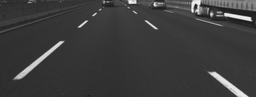
#> input picture task1/lane.png, 256 x 97 px, shrunk from 668 x 254 before the run
$ python Models.py
#> lines starting #> are read from the running program, lines starting #| are printed output that depends on the picture
### task1/Parts.py
import numpy as np
import matplotlib.pyplot as plt
import pandas as pd
import random
import cv2

## Task 0. Implement a function that convolves image with a given kernel
def conv(image, kernel):

    image_h = image.shape[0]
    image_w = image.shape[1]

    kernel_h = kernel.shape[0]
    kernel_w = kernel.shape[1]

    h = kernel_h // 2
    w = kernel_w // 2

    image_conv = np.zeros(image.shape)

    for i in range(h, image_h - h):
        for j in range(w, image_w - w):
            Sum = 0
            for m in range(kernel_h):
                for n in range(kernel_w):
                    Sum += kernel[m][n] * image[i - h + m][j - w + n]
            image_conv[i][j] = Sum
    return image_conv


# Task 2. Thresholding the edge images.
def thresholding(image):
    value = []
    for x in range(image.shape[0]):
        for y in range(image.shape[1]):
            value.append(image[x, y])
    value = pd.Series(sorted(value))
    threshold = value.quantile(q=0.98)
    for x in range(image.shape[0]):
        for y in range(image.shape[1]):
            if image[x, y] >= threshold:
                image[x, y] = 255
            else:
                image[x, y] = 0
    image = np.array(image, dtype=np.uint8)
    return image


# Task 3. To convert a gray-scale image to RGB image.
def convert_image(image):
    data = []
    for y in range(image.shape[0]):  # 254
        for x in range(image.shape[1]):  # 668
            if image[y][x] == 255:
                data.append([x, y])
    return data


# Task 3. Perform a RANSAC Algorithm.
def RANSAC(data, iterations=1000, distance_criteria=0.01):
    model = None
    number_inliers = 0

    for i in range(iterations):
        inlier = []

        # Randomly sample a two points
        sample = random.sample(data, 2)
        x1 = sample[0][0]
        y1 = sample[0][1]
        x2 = sample[1][0]
        y2 = sample[1][1]

        # Solve a linear equation with the picked points
        try:
            a = (y2 - y1) / (x2 - x1)
            b = -1
            c = a * -x1 + y1

            new_model = [a / c, b / c, 1]

        except ZeroDivisionError:
            continue

        # Calculate a minimum distance using inner product between model vector and all data
        distance = np.sum(new_model * np.pad(data, (0, 1), "constant", constant_values=1), axis=1)


        # If distance is less than distance_criteria, append inlier list.
        for j in range(len(data)):
            if np.abs(distance[j]) < distance_criteria:
                inlier.append(data[j])

        # Compare previous best model's inlier and current model's inlier. If current models's inlier is more than previous best model, reassign current model to best model.
        if number_inliers < len(inlier):
            model = new_model
            number_inliers = len(inlier)

        if (i + 1) % 10 == 0:
            print('epoch : {}'.format(i + 1))

    return model

### task1/Models.py
import glob
import numpy as np
from Parts import *
import cv2

# Set a hyper-parameters
distance_criteria = 0.01
# Use a abspath of lane.png
originalimg = glob.glob("lane.png")
originalimg = cv2.imread(originalimg[0], cv2.IMREAD_GRAYSCALE)
#> originalimg is the input picture: shape (97, 256); min 23, max 255, mean 60.5

# To see a original image.
cv2.imwrite("original.png", originalimg)

# Define a various kernel.
sobelkernel = np.array([1, 0, -1, 2, 0, -2, 1, 0, -1]).reshape(3, 3)
laplaciankerenl1 = np.array([0, -1, 0, -1, 4, -1, 0, -1, 0]).reshape(3, 3)
laplaciankerenl2 = np.array([-1, -1, -1, -1, 8, -1, -1, -1, -1]).reshape(3, 3)
canny_xkernel = np.array([-1, 0, 1, -2, 0, 2, -1, 0, 1]).reshape(3, 3)
canny_ykernel = np.array([-1, -2, -1, 0, 0, 0, 1, 2, 1]).reshape(3, 3)

## Task 1. Detect Edges from the given image (lane.png) using the convolution function you implemented in Task 0
# To show implementing to convolve filter with image, If you want to show a another image, you can change a kernel.
image = conv(originalimg, laplaciankerenl1)
#> after the loop in conv, `for i in range(h, image_h - h):`:
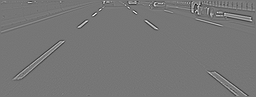
#> image_conv: shape (97, 256) float64; min -306, max 351, mean 0; drawn with min black and max white
cv2.imwrite("image_edgedetection.png", image)
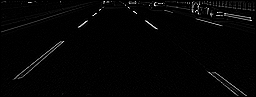
#> saved as image_edgedetection.png: shape (97, 256); min 0, max 255, mean 4.8

## Task 2. Thresholding the edge images.
image = thresholding(image)
#> after the loop in thresholding, `for x in range(image.shape[0]):`: value = 24832 items
#> in thresholding, `threshold = value.quantile(q=0.98)`: threshold = 67
#> after the loop in thresholding, `for x in range(image.shape[0]):`:
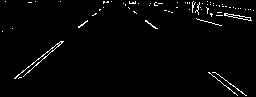
#> image: shape (97, 256) float64; 2% white in thin lines or dots
#> in thresholding, `image = np.array(image, dtype=np.uint8)`: image: shape (97, 256); 2% white in thin lines or dots
cv2.imwrite("image_thresholding.png", image)

## Task 3. Perform a RANSAC algorithm to detect lines which constitutes the lane on the Edge Image, and Draw the lines on the image. All the examples below are good results for this task.
# To convert a gray-scale image to RGB image
backgroundimage = np.stack([image, image, image], axis=2)  # BGR channels
#> backgroundimage: shape (97, 256, 3); 2% white in thin lines or dots
image = convert_image(image)
#> image = 501 pairs, first value 2 to 253, second value 1 to 95
model = RANSAC(image, distance_criteria=distance_criteria)
#> the loop in RANSAC, `for i in range(iterations):` made 1000 passes
#> (x1, y1, x2, y2, a, c, model) on passes 1, 6, 10, 18, 31, 77, 309, 526: (213, 76, 211, 16, 30, -6314, [-0.00475, 0.000158, 1]), (243, 16, 234, 86, -7.78, 1906, [-0.00408, -0.000525, 1]), (153, 27, 221, 82, 0.809, -96.75, [-0.00836, 0.0103, 1]), (26, 73, 62, 41, -0.889, 96.11, [-0.00925, -0.0104, 1]), (14, 78, 84, 23, -0.786, 89, [-0.00883, -0.0112, 1]), (107, 2, 23, 76, -0.881, 96.26, [-0.00915, -0.0104, 1]), (44, 54, 100, 9, -0.804, 89.36, [-0.00899, -0.0112, 1]), (99, 10, 29, 66, -0.8, 89.2, [-0.00897, -0.0112, 1])
#> (x1, y1, x2, y2, a, c, new_model) on passes 2, 3, 4, 5, 7, 8: (27, 67, 227, 81, 0.07, 65.11, [0.00108, -0.0154, 1]), (246, 17, 108, 2, 0.109, -9.74, [-0.0112, 0.103, 1]), (168, 11, 242, 93, 1.11, -175.2, [-0.00633, 0.00571, 1]), (208, 22, 86, 21, 0.0082, 20.3, [0.000404, -0.0493, 1]), (28, 71, 17, 75, -0.364, 81.18, [-0.00448, -0.0123, 1]), (207, 13, 243, 93, 2.22, -447, [-0.00497, 0.00224, 1])
#> after the loop in RANSAC, `for i in range(iterations):`: number_inliers = 88
#> model = [-0.00897, -0.0112, 1]
A, B, C = model
#> A = -0.00897; B = -0.0112; C = 1

new_data = []
distance = np.sum(model * np.pad(image, (0, 1), "constant", constant_values=1), axis=1)
#> distance = 502 values, max 0.98 at index 501, min -2.27 at index 500, mean -0.753

for i in range(len(image)):
    if np.abs(distance[i]) > distance_criteria:
        new_data.append(image[i])
#> after the loop, new_data = 413 pairs, first value 2 to 253, second value 1 to 95

model = RANSAC(new_data, distance_criteria=distance_criteria)
#> the loop in RANSAC (call 2), `for i in range(iterations):` made 1000 passes
#> (x1, y1, x2, y2, a, c, model) on passes 1, 2, 4, 5, 6, 9: (207, 11, 155, 27, -0.308, 74.69, [-0.00412, -0.0134, 1]), (152, 26, 61, 42, -0.176, 52.73, [-0.00333, -0.019, 1]), (230, 7, 224, 79, -12, 2767, [-0.00434, -0.000361, 1]), (233, 92, 245, 19, -6.08, 1509.4, [-0.00403, -0.000663, 1]), (235, 93, 192, 5, 2.05, -387.9, [-0.00528, 0.00258, 1]), (234, 92, 210, 73, 0.792, -93.25, [-0.00849, 0.0107, 1])
#> (x1, y1, x2, y2, a, c, new_model) on passes 3, 7, 8, 10, 11, 12: (229, 14, 224, 15, -0.2, 59.8, [-0.00334, -0.0167, 1]), (103, 1, 228, 87, 0.688, -69.86, [-0.00985, 0.0143, 1]), (217, 24, 193, 6, 0.75, -138.8, [-0.00541, 0.00721, 1]), (223, 78, 233, 92, 1.4, -234.2, [-0.00598, 0.00427, 1]), (58, 45, 243, 16, -0.157, 54.09, [-0.0029, -0.0185, 1]), (238, 15, 146, 21, -0.0652, 30.52, [-0.00214, -0.0328, 1])
D, E, F = model

cv2.line(
    backgroundimage,
    (0, int(-C / B)),
    (backgroundimage.shape[1], int(-(C + (backgroundimage.shape[1]) * A) / B)),
    (0, 0, 255),
    1,
)
cv2.line(
    backgroundimage,
    (0, int(-F / E)),
    (backgroundimage.shape[1], int(-(F + (backgroundimage.shape[1]) * D) / E)),
    (0, 0, 255),
    1,
)
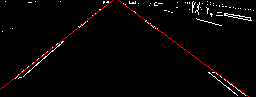
#> backgroundimage: shape (97, 256, 3); mean of channels 0, 1, 2 4.2, 4.2, 6.7; drawn as B, G, R

cv2.imwrite("image_ransac.png", backgroundimage)
